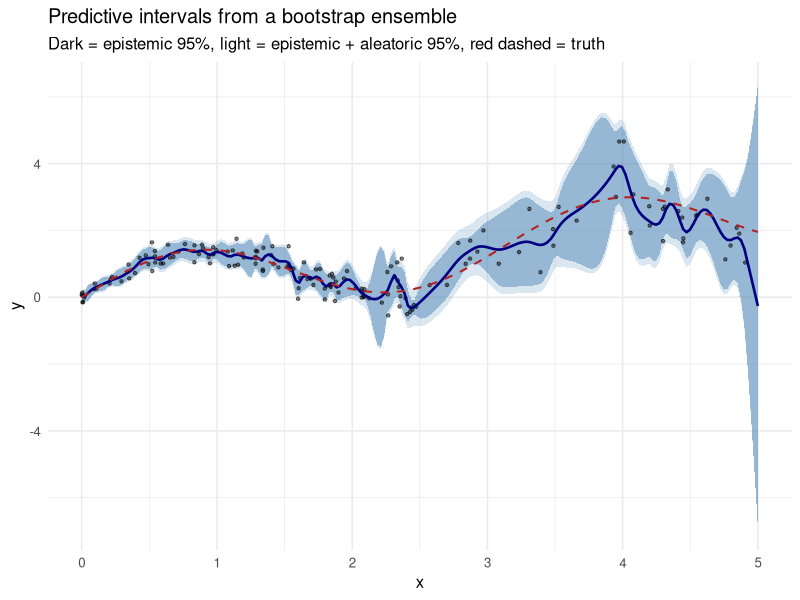
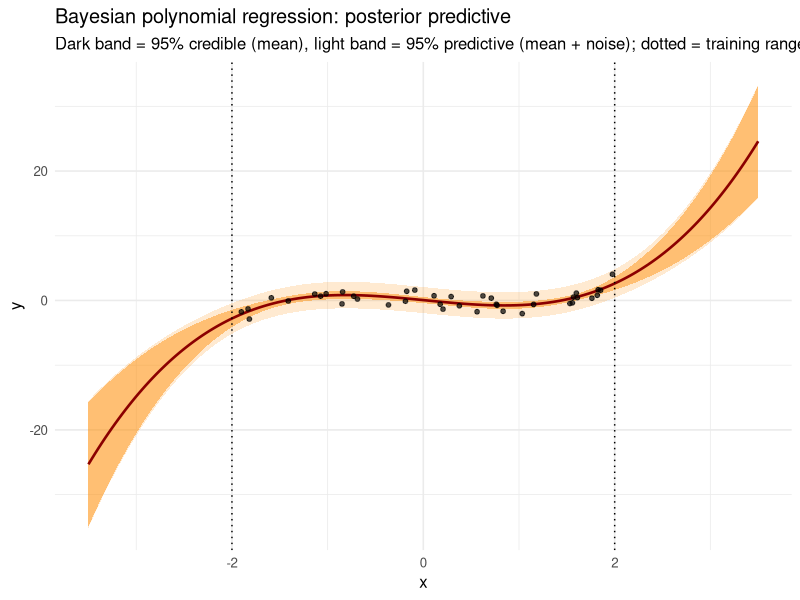

Generate these figures, in order, with R:
## ---- chunk 1
#| include: false
suppressPackageStartupMessages(library(tidyverse))
## ---- chunk 2
set.seed(42)

# Heteroscedastic truth: noise grows with x. Data is dense on the left,
# sparse on the right, so epistemic uncertainty should grow to the right.
f_true   <- function(x) sin(2 * x) + 0.5 * x
sd_noise <- function(x) 0.10 + 0.18 * x          # aleatoric sd grows with x

n  <- 160
x  <- c(runif(120, 0, 2.5), runif(40, 2.5, 5))   # sparse beyond x = 2.5
y  <- f_true(x) + rnorm(n, 0, sd_noise(x))
dat <- data.frame(x = x, y = y)

grid <- data.frame(x = seq(0, 5, length.out = 200))

# Bootstrap ensemble of smoothing splines. Each member sees a resample,
# giving a different fitted function (a draw of theta).
M    <- 200
fits <- matrix(NA_real_, nrow = nrow(grid), ncol = M)
for (m in seq_len(M)) {
  idx <- sample.int(n, n, replace = TRUE)
  sm  <- smooth.spline(dat$x[idx], dat$y[idx], cv = FALSE)
  fits[, m] <- predict(sm, grid$x)$y
}

# Epistemic: spread of the member mean functions.
mean_pred <- rowMeans(fits)
epi_var   <- apply(fits, 1, var)

# Aleatoric: estimate residual variance, then smooth log of squared
# residuals against x so it can vary (heteroscedastic estimate).
res2      <- (dat$y - predict(smooth.spline(dat$x, dat$y, cv = FALSE), dat$x)$y)^2
ale_model <- smooth.spline(dat$x, log(res2 + 1e-6), cv = FALSE)
ale_var   <- pmax(exp(predict(ale_model, grid$x)$y), 1e-6)

# Total predictive sd from the law of total variance.
total_sd <- sqrt(epi_var + ale_var)

head(data.frame(x = grid$x, mean = mean_pred,
                epi_sd = sqrt(epi_var), ale_sd = sqrt(ale_var)))
## ---- chunk 3
library(ggplot2)

band <- data.frame(
  x        = grid$x,
  mean     = mean_pred,
  epi_lo   = mean_pred - 1.96 * sqrt(epi_var),
  epi_hi   = mean_pred + 1.96 * sqrt(epi_var),
  tot_lo   = mean_pred - 1.96 * total_sd,
  tot_hi   = mean_pred + 1.96 * total_sd,
  truth    = f_true(grid$x)
)

ggplot() +
  geom_ribbon(data = band, aes(x, ymin = tot_lo, ymax = tot_hi),
              fill = "steelblue", alpha = 0.20) +
  geom_ribbon(data = band, aes(x, ymin = epi_lo, ymax = epi_hi),
              fill = "steelblue", alpha = 0.45) +
  geom_point(data = dat, aes(x, y), size = 0.9, alpha = 0.5) +
  geom_line(data = band, aes(x, mean), color = "navy", linewidth = 0.9) +
  geom_line(data = band, aes(x, truth), color = "firebrick",
            linetype = "dashed", linewidth = 0.7) +
  labs(x = "x", y = "y",
       title = "Predictive intervals from a bootstrap ensemble",
       subtitle = "Dark = epistemic 95%, light = epistemic + aleatoric 95%, red dashed = truth") +
  theme_minimal(base_size = 12)
## ---- chunk 4
# Coverage check on fresh test data drawn from the same process.
set.seed(7)
x_te  <- runif(2000, 0, 5)
y_te  <- f_true(x_te) + rnorm(2000, 0, sd_noise(x_te))

# Interpolate the fitted mean and total sd onto the test inputs.
mu_te  <- approx(grid$x, mean_pred, xout = x_te, rule = 2)$y
sd_te  <- approx(grid$x, total_sd,  xout = x_te, rule = 2)$y

lo <- mu_te - 1.96 * sd_te
hi <- mu_te + 1.96 * sd_te
coverage <- mean(y_te >= lo & y_te <= hi)
round(coverage, 3)   # target is about 0.95
## ---- chunk 5
set.seed(123)

# Data on a limited x-range so epistemic uncertainty blows up on extrapolation.
n   <- 40
xb  <- runif(n, -2, 2)
yb  <- 0.5 * xb^3 - xb + rnorm(n, 0, 1.0)

sigma2 <- 1.0      # known observation noise (aleatoric)
tau2   <- 100      # weakly informative prior on coefficients
deg    <- 3

# Design matrices (intercept + polynomial terms).
make_X <- function(x) cbind(1, poly(x, deg, raw = TRUE))
X  <- make_X(xb)
p  <- ncol(X)

# Closed-form posterior over beta.
Sig_n <- solve(crossprod(X) / sigma2 + diag(p) / tau2)
mu_n  <- (Sig_n %*% t(X) %*% yb) / sigma2

# Predict on a grid that extends BEYOND the training range to show extrapolation.
xg <- seq(-3.5, 3.5, length.out = 200)
Xg <- make_X(xg)

mean_g    <- as.numeric(Xg %*% mu_n)
epi_var_g <- rowSums((Xg %*% Sig_n) * Xg)     # x*' Sigma_n x* per row
pred_var  <- epi_var_g + sigma2               # add aleatoric noise

bdf <- data.frame(
  x        = xg,
  mean     = mean_g,
  cred_lo  = mean_g - 1.96 * sqrt(epi_var_g),
  cred_hi  = mean_g + 1.96 * sqrt(epi_var_g),
  pred_lo  = mean_g - 1.96 * sqrt(pred_var),
  pred_hi  = mean_g + 1.96 * sqrt(pred_var)
)

library(ggplot2)
ggplot() +
  geom_ribbon(data = bdf, aes(x, ymin = pred_lo, ymax = pred_hi),
              fill = "darkorange", alpha = 0.18) +
  geom_ribbon(data = bdf, aes(x, ymin = cred_lo, ymax = cred_hi),
              fill = "darkorange", alpha = 0.45) +
  geom_line(data = bdf, aes(x, mean), color = "darkred", linewidth = 0.9) +
  geom_point(data = data.frame(x = xb, y = yb), aes(x, y),
             size = 1.3, alpha = 0.7) +
  geom_vline(xintercept = c(-2, 2), linetype = "dotted") +
  labs(x = "x", y = "y",
       title = "Bayesian polynomial regression: posterior predictive",
       subtitle = "Dark band = 95% credible (mean), light band = 95% predictive (mean + noise); dotted = training range") +
  theme_minimal(base_size = 12)
